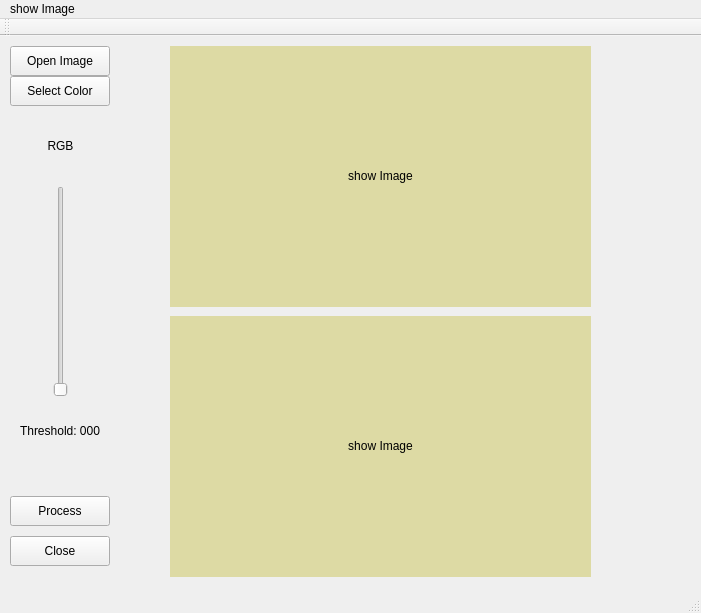
<?xml version="1.0" encoding="UTF-8"?>
<ui version="4.0">
 <class>MainWindow</class>
 <widget class="QMainWindow" name="MainWindow">
  <property name="geometry">
   <rect>
    <x>0</x>
    <y>0</y>
    <width>701</width>
    <height>613</height>
   </rect>
  </property>
  <property name="windowTitle">
   <string>ColorDetectorUI</string>
  </property>
  <property name="styleSheet">
   <string notr="true"/>
  </property>
  <widget class="QWidget" name="centralWidget">
   <widget class="QPushButton" name="btn_open">
    <property name="geometry">
     <rect>
      <x>10</x>
      <y>10</y>
      <width>100</width>
      <height>30</height>
     </rect>
    </property>
    <property name="maximumSize">
     <size>
      <width>500</width>
      <height>500</height>
     </size>
    </property>
    <property name="text">
     <string>Open Image</string>
    </property>
   </widget>
   <widget class="QPushButton" name="btn_close">
    <property name="geometry">
     <rect>
      <x>10</x>
      <y>500</y>
      <width>100</width>
      <height>30</height>
     </rect>
    </property>
    <property name="maximumSize">
     <size>
      <width>500</width>
      <height>500</height>
     </size>
    </property>
    <property name="text">
     <string>Close</string>
    </property>
   </widget>
   <widget class="QLabel" name="lbl_Image">
    <property name="geometry">
     <rect>
      <x>170</x>
      <y>10</y>
      <width>421</width>
      <height>261</height>
     </rect>
    </property>
    <property name="styleSheet">
     <string notr="true">background-color: rgb(221, 218, 164);</string>
    </property>
    <property name="text">
     <string>&lt;html&gt;&lt;head/&gt;&lt;body&gt;&lt;p align=&quot;center&quot;&gt;show Image&lt;/p&gt;&lt;/body&gt;&lt;/html&gt;</string>
    </property>
    <property name="openExternalLinks">
     <bool>false</bool>
    </property>
   </widget>
   <widget class="QPushButton" name="btn_SelectCol">
    <property name="geometry">
     <rect>
      <x>10</x>
      <y>40</y>
      <width>100</width>
      <height>30</height>
     </rect>
    </property>
    <property name="text">
     <string>Select Color</string>
    </property>
   </widget>
   <widget class="QPushButton" name="btn_Process">
    <property name="enabled">
     <bool>true</bool>
    </property>
    <property name="geometry">
     <rect>
      <x>10</x>
      <y>460</y>
      <width>100</width>
      <height>30</height>
     </rect>
    </property>
    <property name="text">
     <string>Process</string>
    </property>
   </widget>
   <widget class="QSlider" name="verSlider_Threshold">
    <property name="geometry">
     <rect>
      <x>40</x>
      <y>150</y>
      <width>41</width>
      <height>211</height>
     </rect>
    </property>
    <property name="font">
     <font>
      <pointsize>12</pointsize>
      <italic>true</italic>
     </font>
    </property>
    <property name="mouseTracking">
     <bool>true</bool>
    </property>
    <property name="contextMenuPolicy">
     <enum>Qt::PreventContextMenu</enum>
    </property>
    <property name="acceptDrops">
     <bool>true</bool>
    </property>
    <property name="accessibleName">
     <string/>
    </property>
    <property name="maximum">
     <number>255</number>
    </property>
    <property name="orientation">
     <enum>Qt::Vertical</enum>
    </property>
   </widget>
   <widget class="QLabel" name="lbl_distance">
    <property name="geometry">
     <rect>
      <x>20</x>
      <y>370</y>
      <width>111</width>
      <height>51</height>
     </rect>
    </property>
    <property name="text">
     <string>&lt;html&gt;&lt;head/&gt;&lt;body&gt;&lt;p&gt;Threshold: 000&lt;/p&gt;&lt;/body&gt;&lt;/html&gt;</string>
    </property>
    <property name="textFormat">
     <enum>Qt::AutoText</enum>
    </property>
    <property name="wordWrap">
     <bool>false</bool>
    </property>
    <property name="openExternalLinks">
     <bool>false</bool>
    </property>
   </widget>
   <widget class="QLabel" name="lbl_RGB">
    <property name="geometry">
     <rect>
      <x>20</x>
      <y>70</y>
      <width>81</width>
      <height>81</height>
     </rect>
    </property>
    <property name="text">
     <string>&lt;html&gt;&lt;head/&gt;&lt;body&gt;&lt;p align=&quot;center&quot;&gt;RGB&lt;/p&gt;&lt;/body&gt;&lt;/html&gt;</string>
    </property>
   </widget>
   <widget class="QLabel" name="lbl_ImageRes">
    <property name="geometry">
     <rect>
      <x>170</x>
      <y>280</y>
      <width>421</width>
      <height>261</height>
     </rect>
    </property>
    <property name="styleSheet">
     <string notr="true">background-color: rgb(221, 218, 164);</string>
    </property>
    <property name="text">
     <string>&lt;html&gt;&lt;head/&gt;&lt;body&gt;&lt;p align=&quot;center&quot;&gt;show Image&lt;/p&gt;&lt;/body&gt;&lt;/html&gt;</string>
    </property>
    <property name="openExternalLinks">
     <bool>false</bool>
    </property>
   </widget>
  </widget>
  <widget class="QMenuBar" name="menuBar">
   <property name="geometry">
    <rect>
     <x>0</x>
     <y>0</y>
     <width>701</width>
     <height>31</height>
    </rect>
   </property>
   <widget class="QMenu" name="menuShow_Image">
    <property name="title">
     <string>show Image</string>
    </property>
   </widget>
   <addaction name="menuShow_Image"/>
  </widget>
  <widget class="QToolBar" name="mainToolBar">
   <attribute name="toolBarArea">
    <enum>TopToolBarArea</enum>
   </attribute>
   <attribute name="toolBarBreak">
    <bool>false</bool>
   </attribute>
  </widget>
  <widget class="QStatusBar" name="statusBar"/>
 </widget>
 <layoutdefault spacing="6" margin="11"/>
 <resources/>
 <connections/>
</ui>
